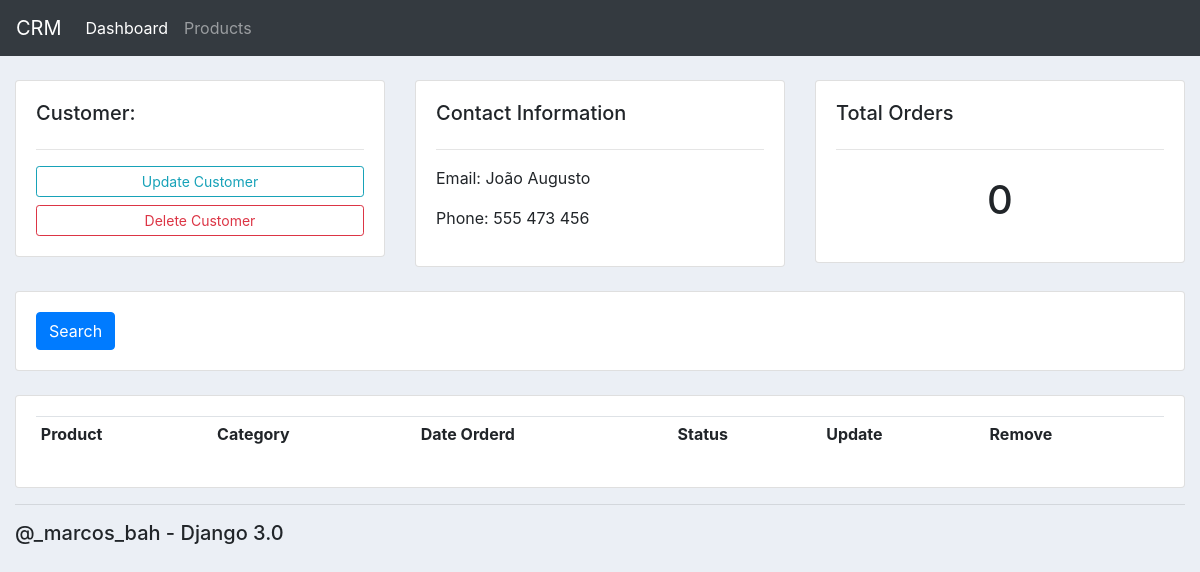
The app's page /customer/2, older data.
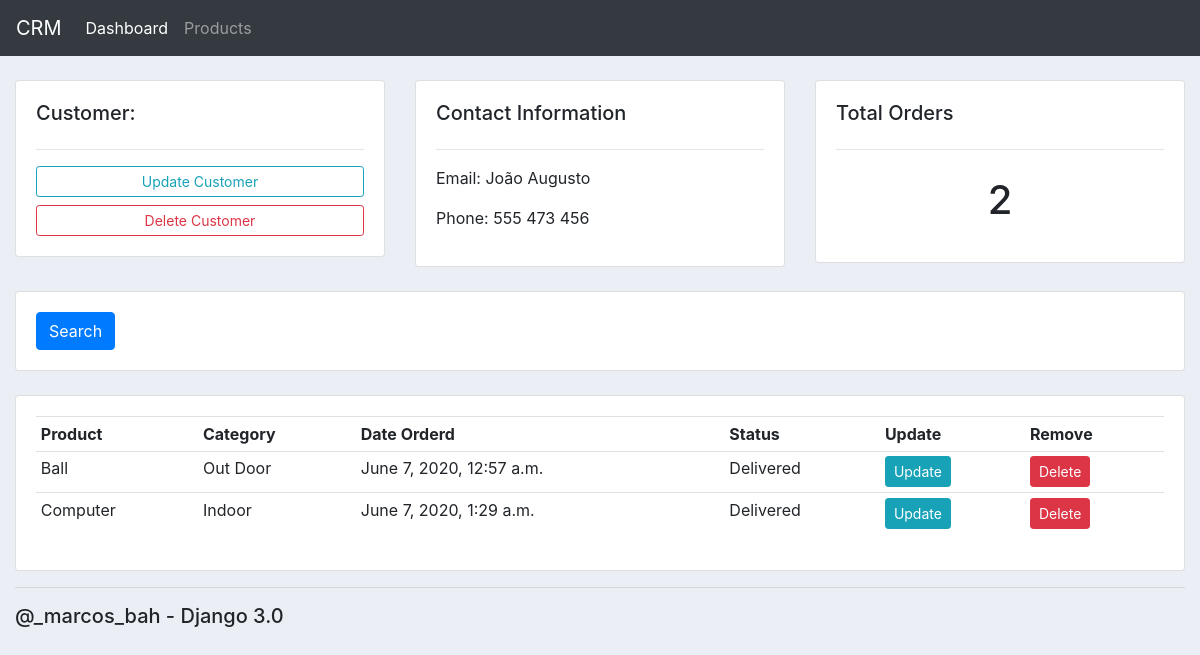
The same page, newer data.
### accounts/models.py (models this page shows, shortened)
class Order(models.Model):
    STATUS = (
        ('Pending', 'Pending'),
        ('Out for delivery', 'Out for delivery'),
        ('Delivered', 'Delivered'),
    )
    customer = models.ForeignKey(
        Customer, null=True, on_delete=models.SET_NULL)
    product = models.ForeignKey(Product, null=True, on_delete=models.SET_NULL)
    date_created = models.DateTimeField(auto_now_add=True, null=True)
    status = models.CharField(max_length=200, null=True, choices=STATUS)

class Product(models.Model):
    CATEGORY = (
        ('Indoor', 'Indoor'),
        ('Out Door', 'Out Door'),
    )
    name = models.CharField(max_length=200, null=True)
    price = models.FloatField(null=True)
    category = models.CharField(max_length=200, null=True, choices=CATEGORY)
    description = models.CharField(max_length=200, null=True, blank=True)
    date_created = models.DateTimeField(auto_now_add=True, null=True)
    tags = models.ManyToManyField(Tag)

### accounts/views.py (the view)
# urls.py: path('customer/<str:pk>', views.customer, name="customer"),
def customer(req, pk):
    customer = Customer.objects.get(id=pk)
    orders = customer.order_set.all()
    total_orders = orders.count()
    return render(req, 'accounts/customer.html', {
        'customer': customer,
        'orders': orders,
        'total_orders' : total_orders,
    })

### accounts/templates/accounts/customer.html
{% extends 'accounts/main.html' %}
{% block content %}
<br>
<div class="row">
	<div class="col-md">
		<div class="card card-body">
			<h5>Customer:</h5>
			<hr>
			<a class="btn btn-outline-info  btn-sm btn-block" href="">Update Customer</a>
			<a class="btn btn-outline-danger  btn-sm btn-block" href="">Delete Customer</a>
		</div>
	</div>
	<div class="col-md">
		<div class="card card-body">
			<h5>Contact Information</h5>
			<hr>
			<p>Email: {{customer.name}}</p>
			<p>Phone: {{customer.phone}}</p>
		</div>
	</div>
	<div class="col-md">
		<div class="card card-body">
			<h5>Total Orders</h5>
			<hr>
			<h1 style="text-align: center;padding: 10px">{{total_orders}}</h1>
		</div>
	</div>
</div>
<br>
<div class="row">
	<div class="col">
		<div class="card card-body">
			<form method="get">
				<button class="btn btn-primary" type="submit">Search</button>
			</form>
		</div>
	</div>
</div>
<br>
<div class="row">
	<div class="col-md">
		<div class="card card-body">
			<table class="table table-sm">
				<tr>
					<th>Product</th>
					<th>Category</th>
					<th>Date Orderd</th>
					<th>Status</th>
					<th>Update</th>
					<th>Remove</th>
				</tr>
				{% for order in orders %}
				<tr>
					<td>{{order.product.name}}</td>
					<td>{{order.product.category}}</td>
					<td>{{order.date_created}}</td>
					<td>{{order.status}}</td>
					<td><a class="btn btn-sm btn-info" href="{% url 'update_order' order.id %}">Update</a></td>
					<td><a class="btn btn-sm btn-danger" href="{% url 'delete_order' order.id %}">Delete</a></td>
				</tr>
				{% endfor %}
			</table>
		</div>
	</div>
</div>
{% endblock %}

Row changes from the older to the newer data that the page shows:
added Order: product.name "Ball", product.category "Out Door", date_created "June 7, 2020, 12:57 a.m.", status "Delivered"
added Order: product.name "Computer", product.category "Indoor", date_created "June 7, 2020, 1:29 a.m.", status "Delivered"
Text that changed along with them:
{{ total_orders }}: "0" → "2"
